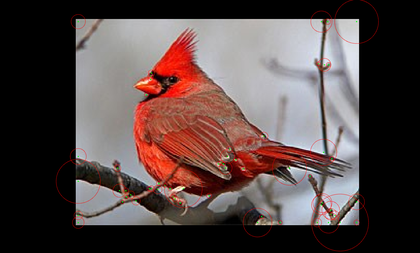
%> input picture cardinal_harris.png, 420 x 253 px, shrunk from 1527 x 919 before the run, given in place of my_image.jpg, which was not available
$ octave hw3.m   (GNU Octave 9; MATLAB toolbox functions it lacks are replaced by stand-ins)
%> lines starting %> are read from the running program, lines starting %| are printed output that depends on the picture; pictures that were not available may be replaced by others from this repository, and a replacement may not be noted
%> further down, image is the input picture: size 253x420x3 uint8; mean R, G, B 85.7, 71.2, 69.8
### extract_keypoints.m
function [x, y, scores, Ih, Iv] = extract_keypoints(image)
%% extract_keypoints
% input:
%   image: colored image. Not grayscale or double yet.
% output:
%   x: n x 1 vector of x (col) locations that survive non-maximum suppression.
%   y: n x 1 vector of y (row) locations that survive non-maximum suppression.
%   scores: n x 1 vector of R scores of the keypoints correponding to (x,y).
%   Ih: x- (horizontal) gradient. Also appeared as Ix in the slides.
%   Iv: y- (vertical) gradient. Also appeared as Iy in the slides.

% The kernels are provided, but you can try other kernels.
Ih_kernel = [1 0 -1; ...
             2 0 -2; ...
             1 0 -1];
Iv_kernel = Ih_kernel';

%% [10 pts] Part A: Setup (Implement yourself)
k = 0.05; % Harris 식의 경험적 상수
win = 5; % 합산 윈도우 크기
r = floor((win - 1) / 2);

% 컬러를 그레이 스케일로 변환
Igray = rgb2gray(image);
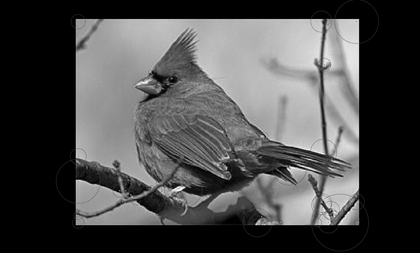
%> Igray: size 253x420 uint8; min 0, max 253, mean 75.4

% 이미지를 더블 형태로 변환
I = double(Igray);

% 수평 그래디언트 계산
Ih = imfilter(I, Ih_kernel);
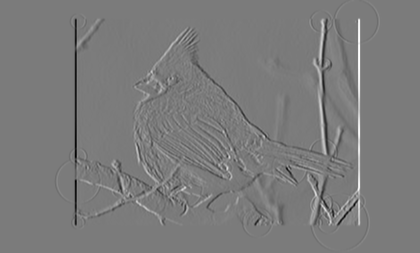
%> Ih: size 253x420 double; min -816, max 868, mean 0; drawn with min black and max white
% 수직 그래디언트 계산
Iv = imfilter(I, Iv_kernel);
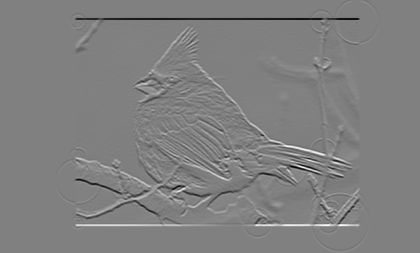
%> Iv: size 253x420 double; min -895, max 884, mean 0; drawn with min black and max white

% 이미지 높이와 너비
[H, W] = size(I);
%> H = 253; W = 420

% Harris R 정수를 저장할 변수 초기화
R = -inf(H, W);

%% [15 pts] Part B: R score matrix (Implement yourself)

for i = (1 + r):(H - r)
    for j = (1 + r):(W-r)
        Ih_win = Ih(i - r:i + r, j - r:j + r); % x방향 그래디언트 패치
        Iv_win = Iv(i - r: i + r, j - r: j+ r); % y방향 그래디언트 패치

        % 2차 통계량 합계 계산
        Sxx = sum(Ih_win(:).^2);
        Syy = sum(Iv_win(:).^2);
        Sxy = sum((Ih_win(:).*Iv_win(:)));

        % 해리스 코너 계산
        M = [Sxx, Sxy; Sxy, Syy];
        R(i, j) = det(M) - k * (trace(M))^2;
    end
end
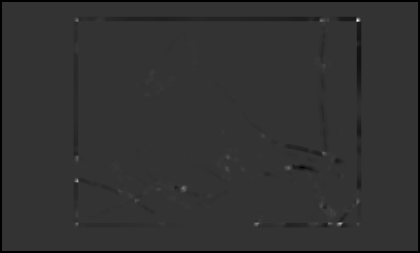
%> R: size 253x420 double; 2.52% of the values are NaN or infinite; the others: min -3.79e+12, max 1.51e+13, mean -2.49e+10; drawn with min black, max white, NaN and infinite black

%% Part C: Thresholding R scores (Provided to you, do not modify)
% Threshold standards is arbitrary, but for this assignment, I set the
% value of the 1th percentile R as the threshold. So we only keep the
% largest 1% of the R scores (that are not -Inf) and their locations.
R_non_inf = R(~isinf(R));
top_R = sort(R_non_inf(:), 'descend');
R_threshold = top_R(round(length(top_R)*0.01));
%> R_threshold = 3.11e+11
R(R < R_threshold) = -Inf;
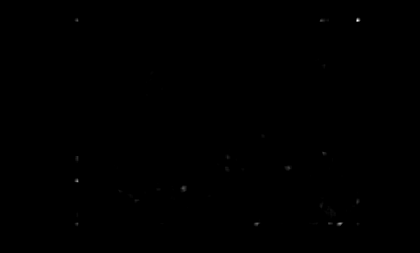
%> R: size 253x420 double; 99.03% of the values are NaN or infinite; the others: min 3.11e+11, max 1.51e+13, mean 1.09e+12; drawn with min black, max white, NaN and infinite black

%% [15 pts] Part D: Non-maximum Suppression (Implement yourself)

R_nms = -inf(H, W); % R 저장 배열 초기화
for i = 2:(H-1) % 1픽셀 경계 제외
    for j = 2: (W-1)
        if isinf(R(i, j)), continue;  % -Inf면 스킵
        end
        patch = R(i-1:i+1, j-1: j+1); % i, j 주변 3x3 패치
        center = R(i, j); % 중심값
        patch(2,2) = -Inf; % 비교에서 중심을 제외함
        if all(center > patch(:)) % 주변 8개보다 모두 클 때
            R_nms(i, j) = center; % 중심을 보존
        end
    end
end
%> after the loop, patch = [3.42e+11 869796498700 6.28e+11; -Inf -Inf -Inf; -Inf -Inf -Inf]

[ys, xs] = find(~isinf(R_nms)); % -Inf가 아닌 위치 인덱스
%> ys = 88 values from 21 to 224; xs = 88 values from 78 to 358
idx = sub2ind([H, W], ys, xs); % 선형 인덱스 변환
%> idx = 88 values from 19502 to 90545
scores = R_nms(idx); % 해당 위치 R 점수 벡터
%> scores = 88 values, max 1.51e+13 at index 85, min 3.15e+11 at index 56, mean 1.46e+12

% 결과
x = xs(:);
%> x = 88 values from 78 to 358
y = ys(:);
%> y = 88 values, max 224 at index 7, min 21 at index 1, mean 166.8
scores = scores(:);
end

### hw3.m
%% CAS 3116: Homework 3

%% Change the filename to use your own image
image = imread('my_image.jpg');
[x, y, scores, Ih, Iv] = extract_keypoints(image);
%> x = 88 values from 78 to 358

%% Part e to produce cardinal_harris.png and my_image_harris.png
% Some of your images may need different circle_size_modifier. Change this
% to other values as needed when testing out your images.
circle_size_modifier = 100000000000;

close all;
imshow(image); hold on;
for i=1:length(scores)
    plot(x(i), y(i), 'g.');
    circle_size = abs(scores(i)) / circle_size_modifier;
    % Some scores may be <0, so we take the abs.
    plot(x(i), y(i), 'ro', 'MarkerSize', circle_size);
end
%> this loop made 88 passes
%> circle_size on passes 1 to 12: 49.96, 3.73, 29.02, 28.38, 89.48, 9.62, 41.07, 3.71, 4.49, 14.3, 8.99, 19.86
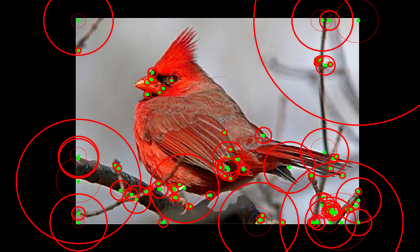
%> figure redrawn from the program's plot data
hold off;

%% Saving the figure
% Change the output filenames to my_image_harris.png as needed

% This saves what is shown on the figure window. Thus, you may want to
% slighly resize the figure window such that the circles have reasonable
% sizes. If you want to resize the figure window then save the figure,
% simply call the following command AFTER you resize the window.
saveas(gcf, 'my_image_harris.png');

$ run again, on cardinal.jpg
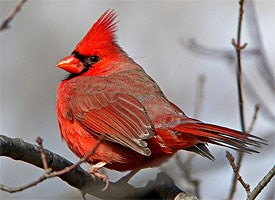
%> input picture cardinal.jpg, 275 x 200 px, given in place of my_image.jpg, which was not available
%> image is the input picture: size 200x275x3 uint8; mean R, G, B 154.3, 130.1, 127.9
%> after the loop in extract_keypoints, `for i = (1 + r):(H - r)`:
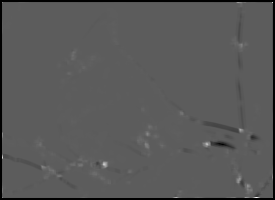
%> R: size 200x275 double; 3.43% of the values are NaN or infinite; the others: min -5.69e+12, max 9.94e+12, mean -3.54e+09; drawn with min black, max white, NaN and infinite black
%> R_threshold = 6.41e+11
%> after the loop in extract_keypoints, `for i = 2:(H-1)`: patch = [-Inf -Inf -Inf; -Inf -Inf -Inf; -Inf -Inf -Inf]
%> ys = 59 values from 3 to 198; xs = 59 values from 3 to 273
%> idx = 59 values from 403 to 54598
%> in extract_keypoints, `scores = R_nms(idx);`: scores = 59 values, max 9.94e+12 at index 56, min 6.5e+11 at index 41, mean 2.09e+12
%> in extract_keypoints, `x = xs(:);`: x = 59 values from 3 to 273
%> in extract_keypoints, `y = ys(:);`: y = 59 values, max 198 at index 5, min 3 at index 1, mean 141.8
%> `[x, y, scores, Ih, Iv] = extract_keypoints(image);`: x = 59 values from 3 to 273
%> the loop `for i=1:length(scores)` made 59 passes
%> circle_size on passes 1 to 8: 24.98, 28, 77.05, 14.73, 20.43, 11.72, 23.01, 6.64
%> after the loop `for i=1:length(scores)`:
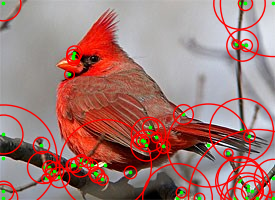
%> figure redrawn from the program's plot data
